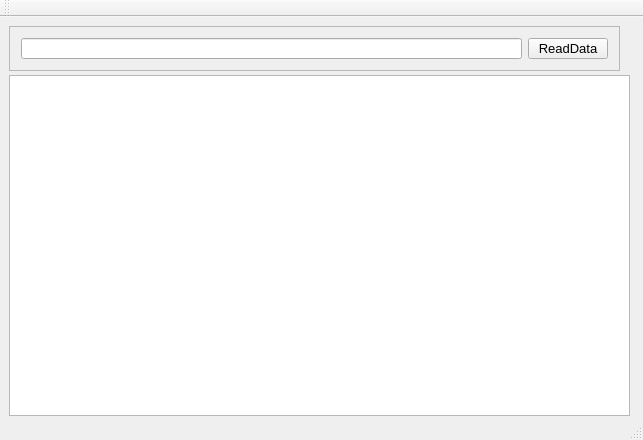
<?xml version="1.0" encoding="UTF-8"?>
<ui version="4.0">
 <class>MainWindow</class>
 <widget class="QMainWindow" name="MainWindow">
  <property name="geometry">
   <rect>
    <x>0</x>
    <y>0</y>
    <width>643</width>
    <height>440</height>
   </rect>
  </property>
  <property name="windowTitle">
   <string>Максимум светового дня</string>
  </property>
  <widget class="QWidget" name="centralWidget">
   <widget class="QFrame" name="frame">
    <property name="geometry">
     <rect>
      <x>9</x>
      <y>9</y>
      <width>611</width>
      <height>45</height>
     </rect>
    </property>
    <property name="frameShape">
     <enum>QFrame::StyledPanel</enum>
    </property>
    <property name="frameShadow">
     <enum>QFrame::Raised</enum>
    </property>
    <layout class="QHBoxLayout" name="horizontalLayout">
     <item>
      <widget class="QLineEdit" name="lineEdit_OpenFile">
       <property name="font">
        <font>
         <pointsize>10</pointsize>
        </font>
       </property>
      </widget>
     </item>
     <item>
      <widget class="QPushButton" name="pushButton_OpenFile">
       <property name="font">
        <font>
         <pointsize>10</pointsize>
        </font>
       </property>
       <property name="text">
        <string>ReadData</string>
       </property>
      </widget>
     </item>
    </layout>
   </widget>
   <widget class="QTextBrowser" name="textBrowser_Output">
    <property name="geometry">
     <rect>
      <x>9</x>
      <y>58</y>
      <width>621</width>
      <height>341</height>
     </rect>
    </property>
    <property name="font">
     <font>
      <pointsize>12</pointsize>
     </font>
    </property>
   </widget>
  </widget>
  <widget class="QToolBar" name="mainToolBar">
   <attribute name="toolBarArea">
    <enum>TopToolBarArea</enum>
   </attribute>
   <attribute name="toolBarBreak">
    <bool>false</bool>
   </attribute>
  </widget>
  <widget class="QStatusBar" name="statusBar"/>
 </widget>
 <layoutdefault spacing="6" margin="11"/>
 <resources/>
 <connections/>
</ui>
